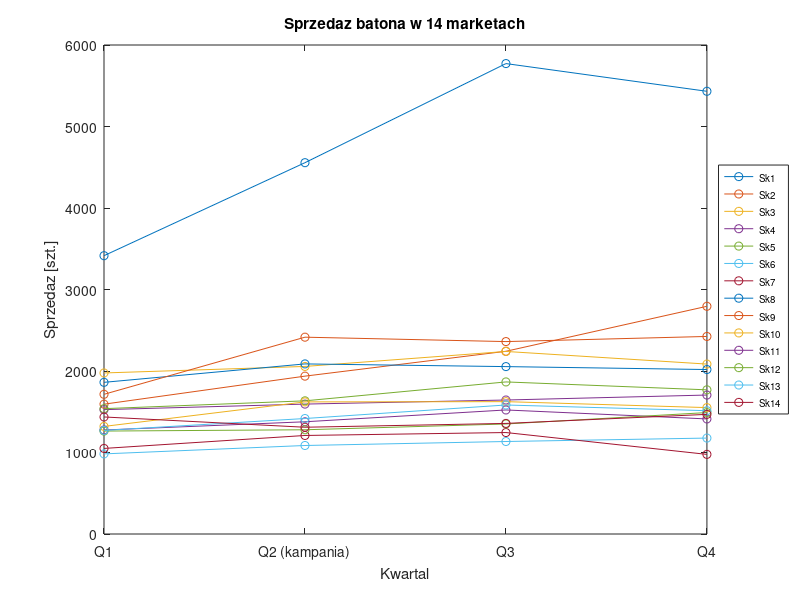

Reproduce this figure in MATLAB. (Note: this script raises an error after producing the figure.)
clc; clear; close all;

% dane: sprzedaz kwartalna batona w 14 marketach (wiersze=sklepy, kolumny=kwartaly)
X = [3415 4556 5772 5432;
     1593 1937 2242 2794;
     1976 2056 2240 2085;
     1526 1594 1644 1705;
     1538 1634 1866 1769;
      983 1086 1135 1177;
     1050 1209 1245  977;
     1861 2087 2054 2018;
     1714 2415 2361 2424;
     1320 1621 1624 1551;
     1276 1377 1522 1412;
     1263 1279 1350 1490;
     1271 1417 1583 1513;
     1436 1310 1357 1468];

%% Wizualizacja
figure('Name', 'Sprzedaz wg kwartalu');
sklep_labels = arrayfun(@(x) sprintf('Sk%d', x), 1:14, 'UniformOutput', false);
plot(1:4, X', '-o');
xticks(1:4); xticklabels({'Q1', 'Q2 (kampania)', 'Q3', 'Q4'});
xlabel('Kwartal'); ylabel('Sprzedaz [szt.]');
title('Sprzedaz batona w 14 marketach');
legend(sklep_labels, 'Location', 'eastoutside', 'FontSize', 7);
xline(2, '--r', 'Kampania billboardowa', 'LabelVerticalAlignment', 'bottom');

%% Test Friedmana
% te same sklepy mierzone w 4 kwartalach czyli dane są powiązane (powtarzające się pomiary)
% 
% test friedmana = nieparametryczny odpowiednik jednoczynnikowej ANOVA dla pomiarow powtarzanych
% 
% H0: kwartal nie ma wplywu na sprzedaz (mediany sa rowne)
% H1: co najmniej w jednym kwartale mediana jest istotnie rozna
fprintf('Test Friedmana (pomiary powiazane bo te same sklepy, 4 kwartaly):\n');
[p, tbl] = friedman(X, 1);
disp(tbl);
fprintf('p-value = %.4f\n', p);
if p < 0.05
    fprintf('Odrzucamy H0: kwartal ma istotny wplyw na sprzedaz.\n');
    fprintf('Kampania billboardowa (Q2) prawdopodobnie przyczynila sie do wzrostu sprzedazy.\n');
else
    fprintf('Brak podstaw do odrzucenia H0: kwartal nie ma istotnego wplywu na sprzedaz.\n');
end
